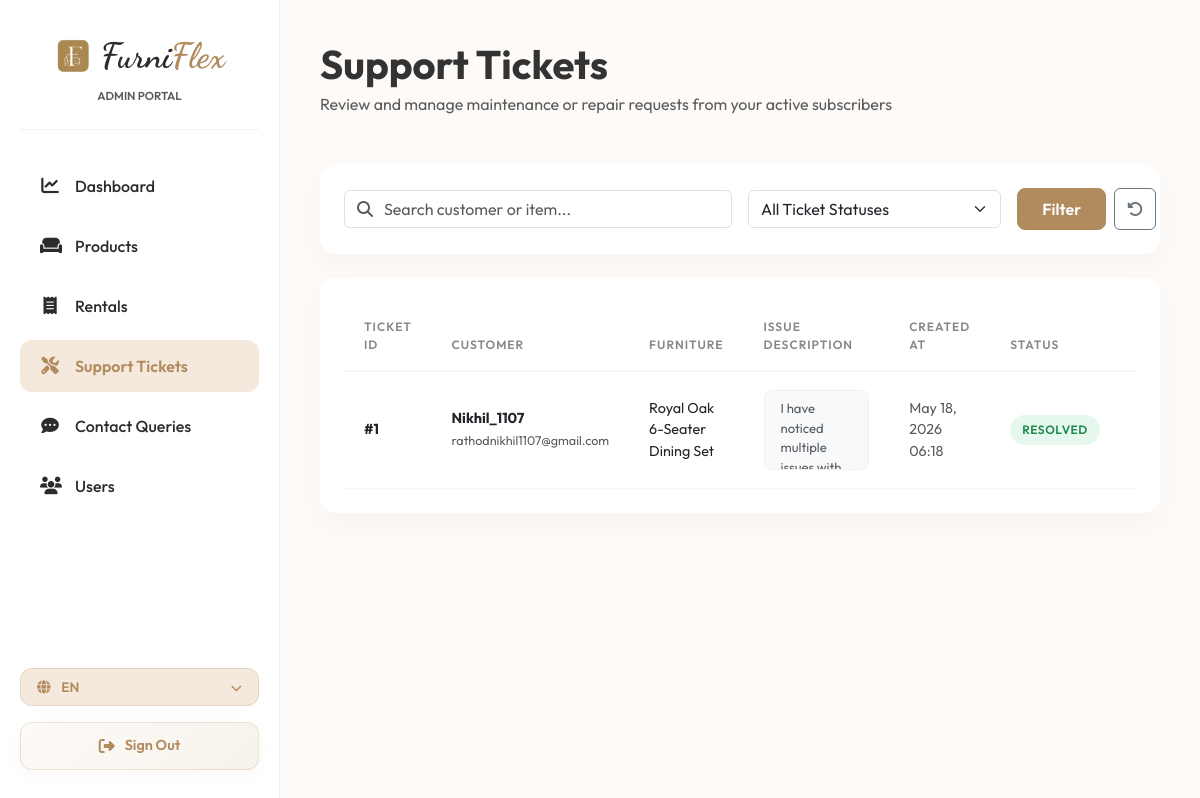
/custom-admin/tickets/ (signed in), run on the app's committed database.
### app1/models.py (models this page shows, shortened)
class RepairTicket(models.Model):
    STATUS_CHOICES = [
        ('Open', 'Open'),
        ('In Progress', 'In Progress'),
        ('Resolved', 'Resolved'),
    ]
    user = models.ForeignKey(User, on_delete=models.CASCADE)
    product = models.ForeignKey(Product, on_delete=models.CASCADE)
    description = models.TextField()
    status = models.CharField(max_length=20, choices=STATUS_CHOICES, default='Open')
    created_at = models.DateTimeField(auto_now_add=True)

class Product(models.Model):
    CATEGORY_CHOICES = [
        ('Sofa', 'Sofa'),
        ('Bed', 'Bed'),
        ('Dining', 'Dining Table'),
        ('Table', 'Tables & Desks'),
        ('Living', 'Living Room'),
        ('Office', 'Office & Study'),
        ('Appliances', 'Appliances'),
        ('Others', 'Others'),
    ]
    name = models.CharField(max_length=200)
    category = models.CharField(max_length=50, choices=CATEGORY_CHOICES)
    price_per_month = models.DecimalField(max_digits=10, decimal_places=2, verbose_name="Rent (₹/month)")
    material = models.CharField(max_length=100, blank=True, null=True)
    color = models.CharField(max_length=50, blank=True, null=True)
    stock = models.PositiveIntegerField(default=10)
    available_durations = models.CharField(max_length=100, default="3,6,12", help_text="Enter durations separated by commas (e.g. 3,6,12)")
    image = models.ImageField(upload_to='products/', blank=True, null=True, verbose_name="Product Image")
    description = models.TextField()
    available = models.BooleanField(default=True)
    created_at = models.DateTimeField(auto_now_add=True)
    class Meta:
        ordering = ['-created_at']

### adminpanel/views.py (the view)
# urls.py: path("tickets/", views.tickets, name="admin_tickets"),
def tickets(request):
    if not check_admin(request):
        messages.error(request, "Access denied.")
        return redirect('admin_login')
    status_filter = request.GET.get('status', 'all')
    search_query = request.GET.get('q', '')
    all_tickets = RepairTicket.objects.all().order_by('-created_at')
    if status_filter != 'all':
        all_tickets = all_tickets.filter(status=status_filter)
    if search_query:
        all_tickets = all_tickets.filter(user__username__icontains=search_query) | all_tickets.filter(product__name__icontains=search_query)
    context = {
        'tickets': all_tickets,
        'status_filter': status_filter,
        'search_query': search_query,
    }
    return render(request, 'adminpanel/tickets.html', context)

### adminpanel/views.py (called while the page is built)
def check_admin(request):
    if not request.user.is_authenticated:
        return False
    return request.user.is_staff or request.user.is_superuser

### furniflex/context_processors.py (called while the page is built, shortened)
def user_notifications(request):
    notifications = []
    unread_count = 0
    return {
        'user_notifications': notifications,
        'notifications_unread_count': unread_count
    }

### adminpanel/templates/adminpanel/tickets.html (shortened to what this page needs)
{% extends 'adminpanel/admin_base.html' %}
{% block admin_content %}
<div class="d-flex justify-content-between align-items-center mb-5">
    <div>
        <h1 class="fw-bold m-0" style="font-family: 'Outfit', sans-serif;">Support Tickets</h1>
        <p class="text-muted m-0 mt-1">Review and manage maintenance or repair requests from your active subscribers</p>
    </div>
</div>
<div class="admin-card mb-4 p-4">
    <form method="get" class="row g-3 align-items-center">
        <div class="col-lg-6 col-md-6">
            <div class="input-group">
                <span class="input-group-text bg-white border-end-0 text-muted"><i class="fas fa-search"></i></span>
                <input type="text" name="q" class="form-control border-start-0 ps-0" placeholder="Search customer or item..." value="{{ search_query }}">
            </div>
        </div>
        <div class="col-lg-4 col-md-4">
            <select name="status" class="form-select" onchange="this.form.submit()">
                <option value="all" {% if status_filter == 'all' %}selected{% endif %}>All Ticket Statuses</option>
            </select>
        </div>
        <div class="col-lg-2 col-md-12 d-flex gap-2">
            <button type="submit" class="btn btn-brand w-100 py-2">Filter</button>
            <a href="{% url 'admin_tickets' %}" class="btn btn-outline-secondary w-100 py-2 d-flex align-items-center justify-content-center" title="Reset Filters"><i class="fas fa-rotate-left"></i></a>
        </div>
    </form>
</div>
<div class="admin-table-container">
    <div class="table-responsive">
        <table class="table align-middle">
            <thead>
                <tr>
                    <th style="width: 100px;">Ticket ID</th>
                    <th>Customer</th>
                    <th>Furniture</th>
                    <th>Issue Description</th>
                    <th>Created At</th>
                    <th>Status</th>
                    <th style="width: 150px; text-align: right;">Action</th>
                </tr>
            </thead>
            <tbody>
                {% if tickets %}
                    {% for ticket in tickets %}
                    <tr>
                        <td class="fw-bold text-dark">#{{ ticket.id }}</td>
                        <td>
                            <span class="fw-bold text-dark d-block">{{ ticket.user.username }}</span>
                            <span class="text-muted small">{{ ticket.user.email }}</span>
                        </td>
                        <td>{{ ticket.product.name }}</td>
                        <td>
                            <div class="text-muted px-3 py-2 bg-light rounded-3"
                                 style="
                                    max-width: 320px;
                                    max-height: 80px;
                                    overflow-y: auto;
                                    line-height: 1.5;
                                    font-size: 0.82rem;
                                    border: 1px solid rgba(0, 0, 0, 0.04);
                                 ">
                                {{ ticket.description }}
                            </div>
                        </td>
                        <td class="small text-muted">{{ ticket.created_at|date:"F d, Y H:i" }}</td>
                        <td>
                            <span class="status-badge {% if ticket.status == 'Resolved' %}badge-active{% else %}badge-pending{% endif %}">
                                {{ ticket.status }}
                            </span>
                        </td>
                        <td style="text-align: right;">
                        </td>
                    </tr>
                    {% endfor %}
                {% endif %}
            </tbody>
        </table>
    </div>
</div>
{% endblock %}

### adminpanel/templates/adminpanel/admin_base.html (style rules this page uses)
:root { --primary-color: #b18b5e; --secondary-color: #2c2c2c; --sidebar-width: 280px; --accent-color: #f4e9dc; --light-bg: #fdfaf7; }
body { font-family: 'Outfit', sans-serif; background-color: var(--light-bg); color: #333; overflow-x: hidden; }
.admin-card { background: white; border: none; border-radius: 16px; box-shadow: 0 10px 30px rgba(0, 0, 0, 0.03); transition: all 0.3s cubic-bezier(0.165, 0.84, 0.44, 1); }
.admin-table-container { background: white; border-radius: 16px; padding: 24px; box-shadow: 0 10px 30px rgba(0, 0, 0, 0.03); }
.table { margin: 0; }
.table th { font-weight: 600; color: #888; border-bottom: 2px solid #f5f5f5; padding: 16px 20px; text-transform: uppercase; font-size: 0.75rem; letter-spacing: 1px; }
.table td { padding: 18px 20px; vertical-align: middle; border-bottom: 1px solid #f8f8f8; font-size: 0.9rem; }
.status-badge { padding: 6px 12px; border-radius: 30px; font-size: 0.75rem; font-weight: 600; text-transform: uppercase; letter-spacing: 0.5px; display: inline-block; }
.badge-active { background-color: #e6f7ed; color: #1f8a4e; }
.btn-brand { background-color: var(--primary-color); color: white; font-weight: 600; border-radius: 8px; padding: 10px 24px; transition: all 0.3s ease; border: 1px solid var(--primary-color); }
a { color: var(--primary-color); transition: color 0.2s ease-in-out; }

### data on the page
RepairTicket: id "1", user.username "Nikhil_1107", user.email "rathodnikhil1107@gmail.com", product.name "Royal Oak 6-Seater Dining Set", description "I have noticed multiple…", created_at "May 18, 2026 06:18", status "RESOLVED"
